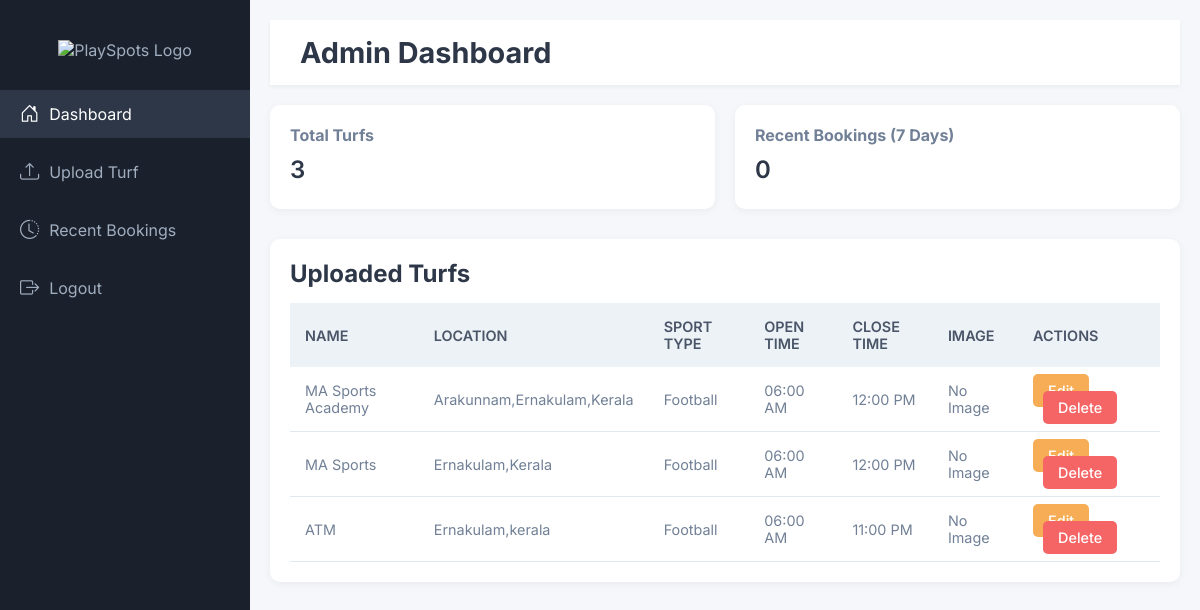
Before: /adminindex with the older database file.
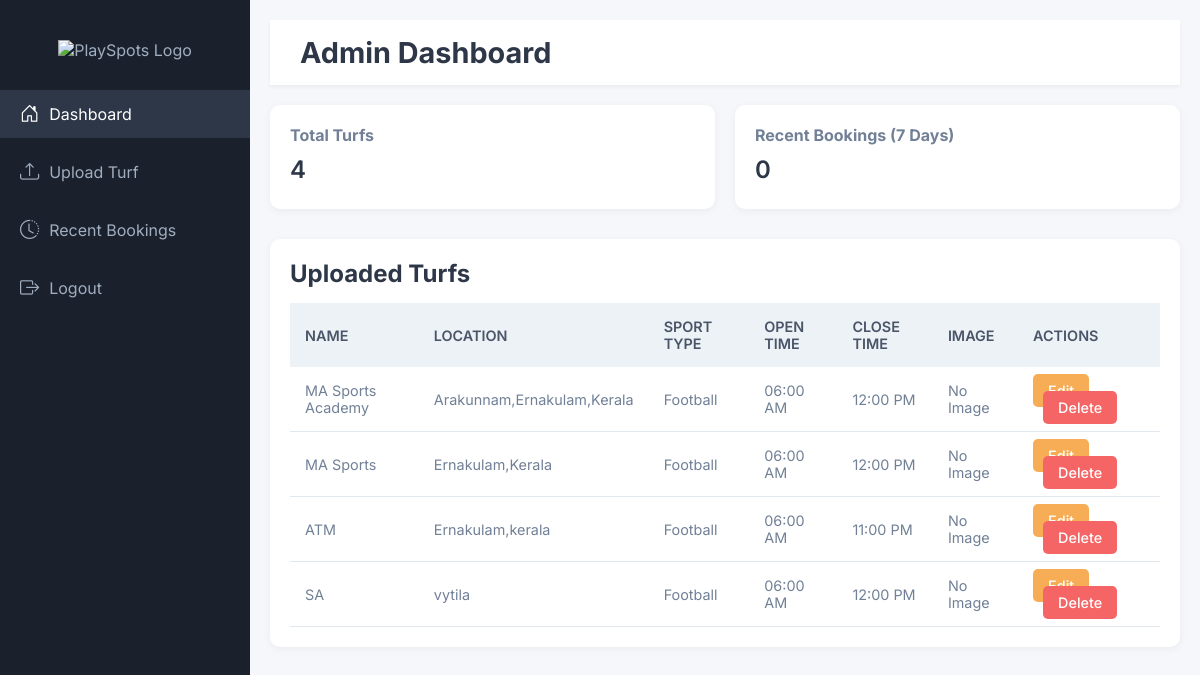
After: the same page with the newer database file.
### turf_app/models.py (models this page shows, shortened)
class Turf(models.Model):
    name = models.CharField(max_length=255)
    location = models.CharField(max_length=255)
    sport_types = models.CharField(max_length=100, choices=[('Football', 'Football'), ('Cricket', 'Cricket')])
    open_time = models.TimeField()
    close_time = models.TimeField()
    price = models.DecimalField(max_digits=10, decimal_places=2, default=0.00)

### turf_app/views.py (the view)
# urls.py: path('adminindex', views.admin_index, name='admin_index'),
def admin_index(request):
    bookings = Booking.objects.select_related('slot').order_by('-created_at')[:5]
    turfs = Turf.objects.all()
    active_users = User.objects.filter(booking__isnull=False).distinct().count()
    recent_bookings_count = Booking.objects.filter(
        created_at__gte=timezone.now() - timedelta(days=7)
    ).count()
    context = {
        'bookings': bookings,
        'turfs': turfs,
        'active_users': active_users,
        'recent_bookings_count': recent_bookings_count,
    }
    return render(request, 'adminindex.html', context)

### templates/adminindex.html (shortened to what the changed rows need)
{% load static %}
<!DOCTYPE html>
<html lang="en">
<head>
    <link rel="stylesheet" href="{% static 'css/adminindex.css' %}">
    <link rel="stylesheet" href="https://cdn.jsdelivr.net/npm/bootstrap-icons@1.11.3/font/bootstrap-icons.min.css">
</head>
<body>
    <div class="container">
        <main class="main-content">
            <header class="header">
                <div class="header-left">
                    <h1>Admin Dashboard</h1>
                </div>
            </header>
            <section class="dashboard-content">
                <div class="stats-cards">
                    <div class="card">
                        <h3>Total Turfs</h3>
                        <p>{{ turfs|length }}</p>
                    </div>
                </div>
                <div class="table-section">
                    <h2>Uploaded Turfs</h2>
                    <table>
                        <thead>
                            <tr>
                                <th>Name</th>
                                <th>Location</th>
                                <th>Sport Type</th>
                                <th>Open Time</th>
                                <th>Close Time</th>
                                <th>Image</th>
                                <th>Actions</th>
                            </tr>
                        </thead>
                        <tbody>
                            {% for turf in turfs %}
                            <tr>
                                <td>{{ turf.name }}</td>
                                <td>{{ turf.location }}</td>
                                <td>{{ turf.sport_types }}</td>
                                <td>{{ turf.open_time|time:"h:i A" }}</td>
                                <td>{{ turf.close_time|time:"h:i A" }}</td>
                                <td>
                                    {% with first_image=turf.images.first %}
                                        {% if first_image %}
                                            <img src="{{ first_image.image.url }}" alt="{{ turf.name }} Image" width="100">
                                        {% else %}
                                            No Image
                                        {% endif %}
                                    {% endwith %}
                                </td>
                                <td>
                                    <a href="{% url 'edit_turf' turf.id %}" class="btn btn-edit">Edit</a>
                                    <a href="{% url 'delete_turf' turf.id %}" class="btn btn-delete" onclick="return confirm('Are you sure you want to delete this turf?');">Delete</a>
                                </td>
                            </tr>
                            {% endfor %}
                        </tbody>
                    </table>
                </div>
            </section>
        </main>
    </div>
</body>
</html>

Changed rows visible on the page:
added Turf: name "SA", location "vytila", sport_types "Football", open_time "06:00 AM", close_time "12:00 PM"
Other visible differences:
{{ turfs|length }}: "3" → "4"
